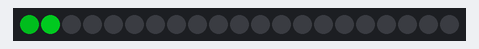
Bench run of a program on a simulated Raspberry Pi Pico running CircuitPython. Parts: 21 RGB LEDs in strip order, left to right. Dim RGB values are drawn brighter than linear.

Above: at 0.11 s.
At 0.81 s:
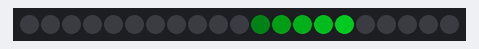
At 1.21 s:
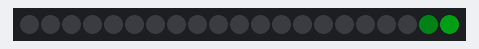
At 1.56 s:
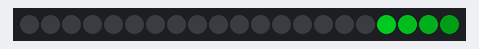
At 2.36 s:
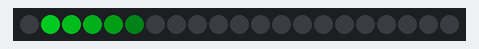
At 3.11 s:
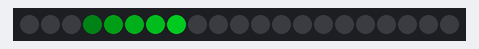

Measured:
- by itself, everything shown: repeats every 2.7 s, in 52 steps

The program:

jade_comet.py
```python
#add adafruit led animation to lib folder
import board
import neopixel

from adafruit_led_animation.animation.comet import Comet
from adafruit_led_animation.color import JADE

# Update this to match the number of NeoPixel LEDs connected to your board.
num_pixels = 21

pixels = neopixel.NeoPixel(board.GP0, num_pixels)
pixels.brightness = 0.5

comet = Comet(pixels, speed=0.05, color=JADE, tail_length=5, bounce=True)

while True:
    comet.animate()
```
